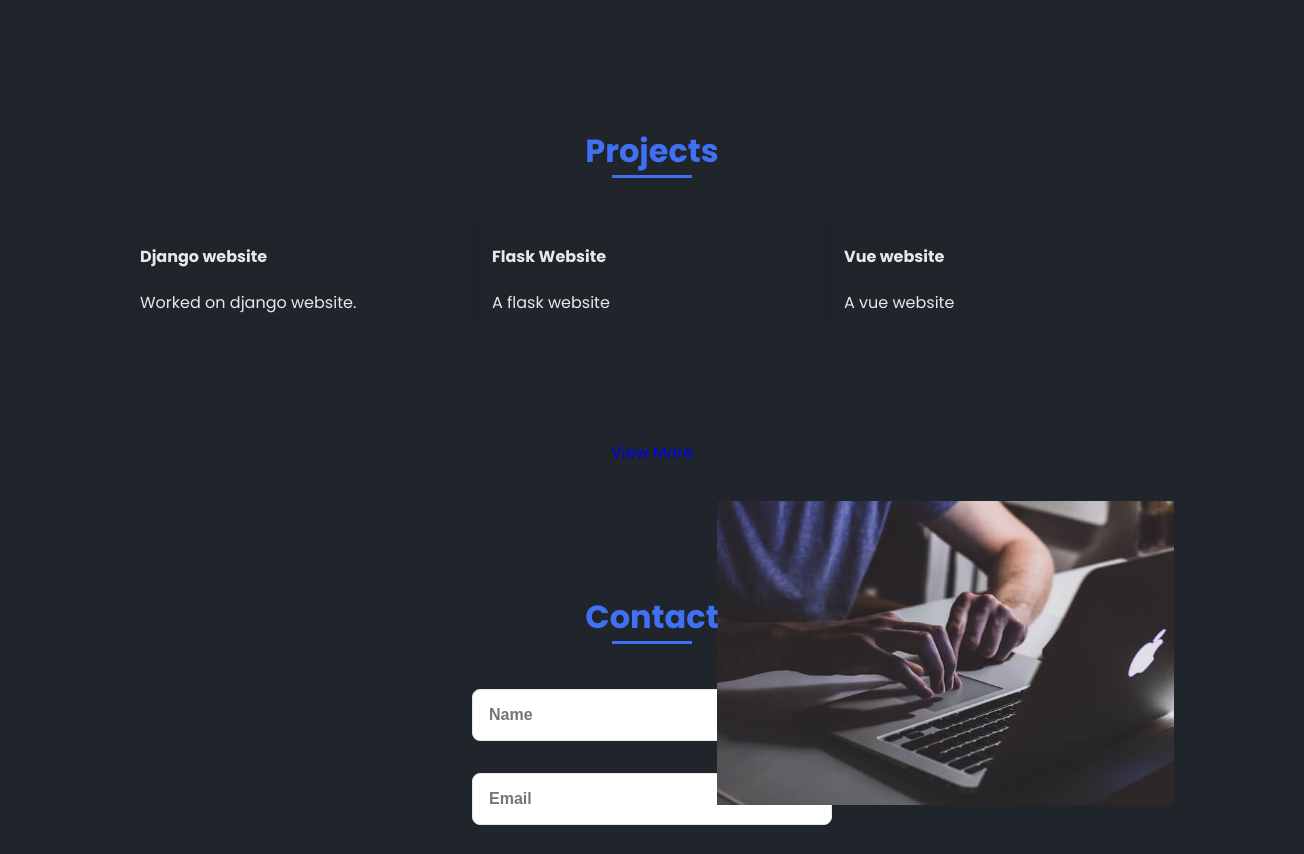
The app's page / (middle part), older data.
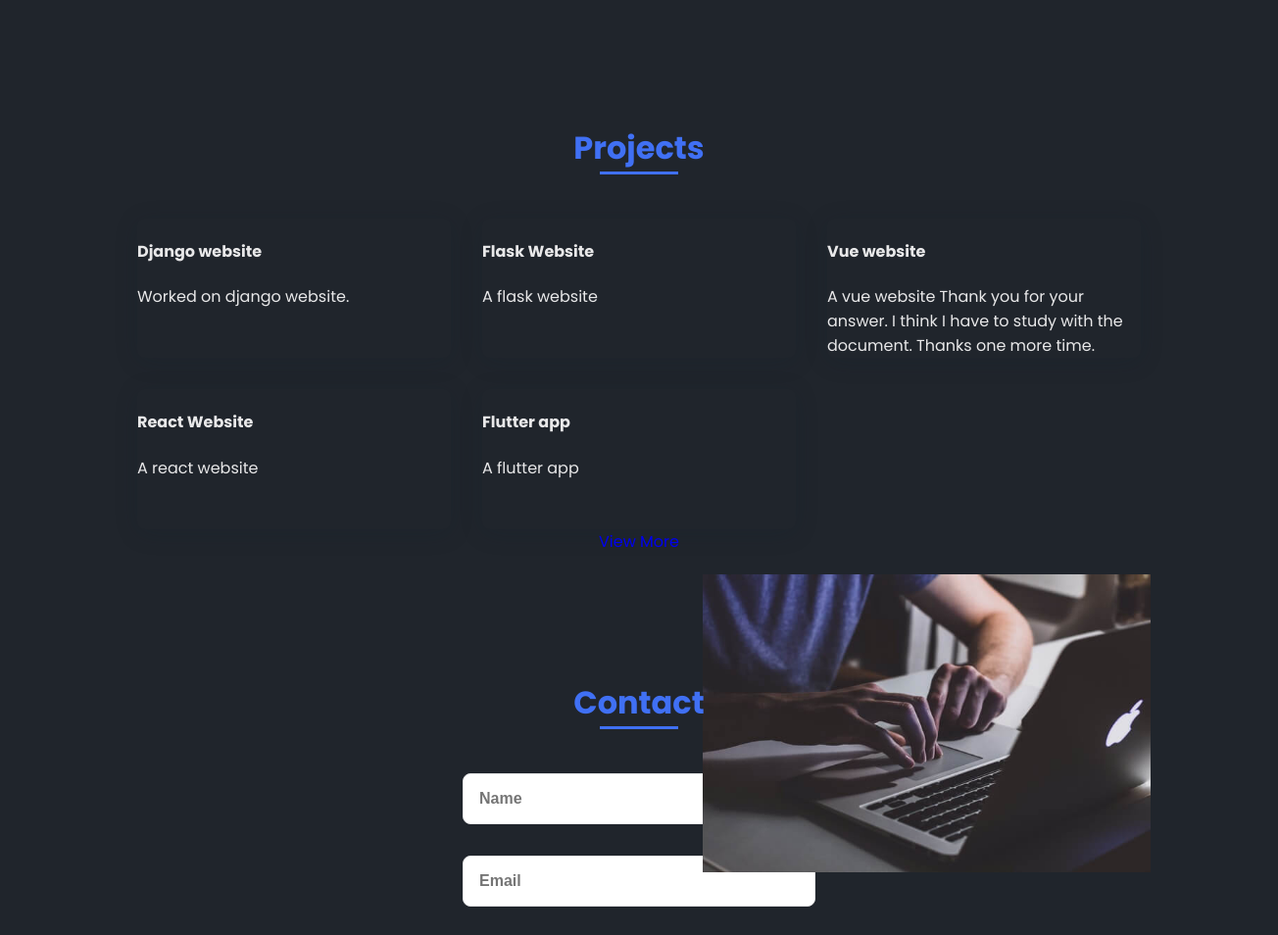
The same page, newer data.
### core/models.py (models this page shows, shortened)
class Post(models.Model):
    headline = models.CharField(max_length=200)
    created = models.DateTimeField(auto_now_add=True)
    active = models.BooleanField(default=False)
    featured = models.BooleanField(default=False)
    body = models.TextField(null=True, blank=True)
    url = models.URLField(default="https://google.com")
    tags = models.ManyToManyField(Tag, null=True, blank=True)
    overview = models.TextField(null=True, blank=True)
    github = models.URLField(default="https://google.com")

### core/views.py (the view)
# urls.py: path('', views.home, name="home"),
def home(request):
    posts = Post.objects.filter(active=True, featured=True)[0:6]
    skills = Skills.objects.all()
    context = {'posts':posts, 'skills':skills}
    return render(request, 'core/index.html', context)

### core/templates/core/index.html (shortened to what this page needs)
{% extends 'core/layout.html' %}
{% load static %}
{% block content %}
        <main class="l-main">
            <section class="home bd-grid" id="home">
                <div class="home__img">
                    <img src="assets/img/perfil.png" alt="">
                </div>
            </section>
            <section class="skills section" id="skills">
            </section>
            <section class="work section"  id="work">
                    <a href="{% url 'posts' %}"><h2 class="section-title">Projects</h2></a>
                    <div class="work__container bd-grid">
                        {% for post in posts %}
                       <div class="work__img">
                                <div class="post-preview">
                                    <h4 class="post-title">{{post.headline}}</h4>
                                    <p class="post-intro">{{post.body}}</p>
                                </div>
                            </div>
                        {% endfor %}
                    </div>
                    <p align="center">
                        <a href="{% url 'posts' %}">View More</a>
                    </p>
            </section>
            <section class="contact section" id="contact">
                <h2 class="section-title">Contact</h2>
                <div class="contact__container bd-grid">
                    <form action="" class="contact__form">
                        <input type="text" placeholder="Name" class="contact__input">
                        <input type="mail" placeholder="Email" class="contact__input">
                    </form>
                </div>
            </section>
        </main>
{% endblock content %}

Row changes from the older to the newer data that the page shows:
changed Post "Vue website": body "A vue website" → "A vue website Thank you for your answer. I think I have to study with the document. Thanks one more time."
added Post: headline "React Website", body "A react website"
added Post: headline "Flutter app", body "A flutter app"
